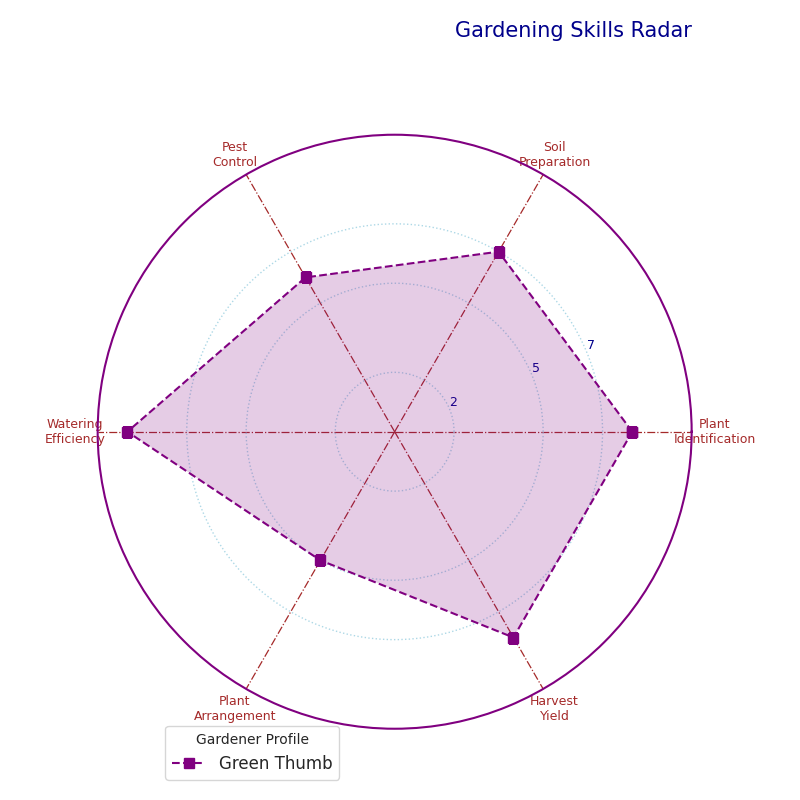

This chart was generated by the following Python code:
import numpy as np
import matplotlib.pyplot as plt
from math import pi

categories = ['Plant\nIdentification', 'Soil\nPreparation', 'Pest\nControl',
              'Watering\nEfficiency', 'Plant\nArrangement', 'Harvest\nYield']
N = len(categories)

values = [8, 7, 6, 9, 5, 8]
values += values[:1]

angles = np.linspace(0, 2 * np.pi, N, endpoint=False).tolist()
angles += angles[:1]

fig, ax = plt.subplots(figsize=(8, 8), subplot_kw=dict(polar=True))

# Randomly altered stylistic elements
ax.yaxis.grid(True, color='lightblue', linestyle='dotted')
ax.xaxis.grid(True, color='brown', linestyle='dashdot', linewidth=0.9)
ax.spines['polar'].set_visible(True)
ax.spines['polar'].set_color('purple')
ax.spines['polar'].set_linewidth(1.5)

plt.xticks(angles[:-1], categories, color='brown', size=9, rotation=35)

ax.set_rscale('linear')
plt.yticks([2, 5, 7], ["2", "5", "7"], color="darkblue", size=9)
plt.ylim(0, 10)

ax.plot(angles, values, linewidth=1.5, linestyle='--', color='purple', marker='s', markersize=7, label="Green Thumb")
ax.fill(angles, values, 'purple', alpha=0.2)

plt.title('Gardening Skills Radar', size=15, color='darkblue', loc='right', y=1.15)
plt.legend(loc='lower left', bbox_to_anchor=(0.1, -0.1), fontsize='medium', title="Gardener Profile", title_fontsize='small')

plt.tight_layout()

plt.show()
